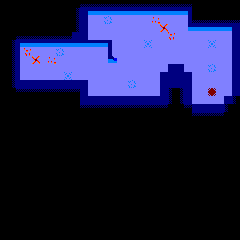

The image is a tile-based game level rendered from a .tmx file. Its description and complete source (layers, tilesets, objects, tile grids) follow:
An orthogonal 30x30 tile map with 8x8 px tiles, 1 tile layer (Tile Layer 1).

<map version="1.2" tiledversion="1.2.0" orientation="orthogonal" renderorder="right-down" width="30" height="30" tilewidth="8" tileheight="8" infinite="0" nextlayerid="2" nextobjectid="1">
 <tileset firstgid="1" source="../paleta_tiles.tsx" />
 <layer id="1" name="Tile Layer 1" width="30" height="30">
  <data encoding="csv">
30,30,30,30,30,30,30,30,30,30,29,29,29,29,29,29,29,29,29,29,29,29,29,29,30,30,30,30,30,30,
30,30,30,30,30,30,30,30,30,26,15,4,4,4,4,4,4,4,4,4,4,4,4,3,30,30,30,30,30,30,
30,30,30,30,30,30,30,30,30,26,15,17,17,23,17,17,17,17,17,21,17,17,17,9,29,29,29,29,29,29,
30,30,30,30,30,30,30,30,30,26,15,17,17,17,17,17,17,17,17,17,18,17,17,8,4,4,4,4,4,15,
30,30,29,29,29,29,29,29,29,15,15,17,17,17,17,17,17,17,17,17,17,19,17,17,17,17,17,17,17,15,
30,26,1,4,4,4,4,4,4,4,4,4,4,3,17,17,17,17,24,17,17,17,17,17,17,17,24,17,17,15,
30,26,10,19,17,17,17,23,17,17,17,17,17,9,17,17,17,17,17,17,17,17,17,17,17,17,17,17,17,15,
30,26,10,17,18,17,21,17,17,17,17,17,17,8,13,17,17,17,17,17,17,17,17,17,17,17,17,17,17,15,
30,26,10,17,17,17,17,17,17,17,17,17,17,17,17,17,17,17,17,17,17,15,15,17,17,17,23,17,17,15,
30,26,10,17,17,17,17,17,24,17,17,17,17,17,17,17,17,17,17,17,15,15,15,15,17,17,17,17,17,15,
30,26,15,15,15,15,15,15,15,15,15,17,17,17,17,17,23,17,17,17,15,15,15,15,17,17,17,17,17,15,
30,30,28,28,28,28,28,28,28,28,15,17,17,17,17,17,17,17,17,17,15,27,26,15,17,17,31,17,17,15,
30,30,30,30,30,30,30,30,30,30,15,15,15,15,15,15,15,15,15,15,15,27,26,15,17,17,17,17,15,27,
30,30,30,30,30,30,30,30,30,30,28,28,28,28,28,28,28,28,28,28,28,30,30,28,15,15,15,15,27,30,
30,30,30,30,30,30,30,30,30,30,30,30,30,30,30,30,30,30,30,30,30,30,30,30,28,28,28,28,30,30,
30,30,30,30,30,30,30,30,30,30,30,30,30,30,30,30,30,30,30,30,30,30,30,30,30,30,30,30,30,30,
30,30,30,30,30,30,30,30,30,30,30,30,30,30,30,30,30,30,30,30,30,30,30,30,30,30,30,30,30,30,
30,30,30,30,30,30,30,30,30,30,30,30,30,30,30,30,30,30,30,30,30,30,30,30,30,30,30,30,30,30,
30,30,30,30,30,30,30,30,30,30,30,30,30,30,30,30,30,30,30,30,30,30,30,30,30,30,30,30,30,30,
30,30,30,30,30,30,30,30,30,30,30,30,30,30,30,30,30,30,30,30,30,30,30,30,30,30,30,30,30,30,
30,30,30,30,30,30,30,30,30,30,30,30,30,30,30,30,30,30,30,30,30,30,30,30,30,30,30,30,30,30,
30,30,30,30,30,30,30,30,30,30,30,30,30,30,30,30,30,30,30,30,30,30,30,30,30,30,30,30,30,30,
30,30,30,30,30,30,30,30,30,30,30,30,30,30,30,30,30,30,30,30,30,30,30,30,30,30,30,30,30,30,
30,30,30,30,30,30,30,30,30,30,30,30,30,30,30,30,30,30,30,30,30,30,30,30,30,30,30,30,30,30,
30,30,30,30,30,30,30,30,30,30,30,30,30,30,30,30,30,30,30,30,30,30,30,30,30,30,30,30,30,30,
30,30,30,30,30,30,30,30,30,30,30,30,30,30,30,30,30,30,30,30,30,30,30,30,30,30,30,30,30,30,
30,30,30,30,30,30,30,30,30,30,30,30,30,30,30,30,30,30,30,30,30,30,30,30,30,30,30,30,30,30,
30,30,30,30,30,30,30,30,30,30,30,30,30,30,30,30,30,30,30,30,30,30,30,30,30,30,30,30,30,30,
30,30,30,30,30,30,30,30,30,30,30,30,30,30,30,30,30,30,30,30,30,30,30,30,30,30,30,30,30,30,
30,30,30,30,30,30,30,30,30,30,30,30,30,30,30,30,30,30,30,30,30,30,30,30,30,30,30,30,30,30
</data>
 </layer>
</map>